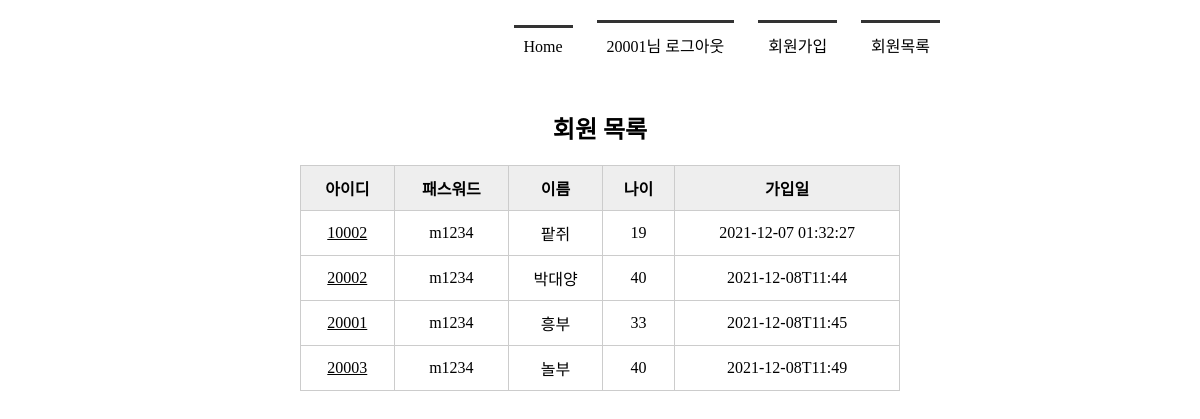
Screenshot of /memberlist/ (signed in) with the database file from the repository.
### tables this page shows
CREATE TABLE member(
    mid         CHAR(5)         PRIMARY KEY,           
    passwd      CHAR(8)         NOT NULL,
    name        TEXT            NOT NULL,
    age         INTEGER,
    regDate     DATETIME DEFAULT CURRENT_TIMESTAMP
          );

### app.py (the view)
@app.route('/memberlist/')
def memberlist():
    conn = getconn()
    cur = conn.cursor()
    sql = "SELECT * FROM member"
    cur.execute(sql)
    rs = cur.fetchall()     #db에서 가져온 데이터
    conn.close()
    if 'userID' in session:     #session에 userID가 존재하면
        ssid = session.get('userID')    #session을 가져옴
        return render_template('memberlist.html', ssid=ssid, rs = rs)
    else:
        return render_template('memberlist.html', rs=rs)    #받은 db를 다시 html로 보냄

### app.py (called while the page is built)
def getconn():
    conn = sqlite3.connect('./memberdb.db')
    return conn

### templates/memberlist.html (shortened to what this page needs)
<!DOCTYPE html>
<html lang="en">
<head>
    <link rel = "stylesheet" href="{{ url_for('static', filename='css/style.css') }}">
</head>
<body>
    <div id ="container">
        {% include 'navbar.html' %}
        <section>
            <h1>회원 목록</h1>
            <table>
                <tr>
                    <th>아이디</th>
                    <th>패스워드</th>
                    <th>이름</th>
                    <th>나이</th>
                    <th>가입일</th>
                </tr>
                {% for i in rs %}
                <tr>
                    <td><a href = "{{ url_for('member_view', id = i[0]) }}">{{ i[0] }}</a></td>
                    <td>{{ i[1] }}</td>
                    <td>{{ i[2] }}</td>
                    <td>{{ i[3] }}</td>
                    <td>{{ i[4] }}</td>
                </tr>
                {% endfor %}
            </table>
        </section>
    </div>
</body>
</html>

### static/css/style.css (style rules this page uses)
* { margin: 0; padding:0; }
#container { width: 1000px; margin: 10px auto; }
section { text-align: center; }
section table { width : 600px; border-collapse: collapse; }
section h1 { margin-bottom: 20px; }
section table, th, td { border: 1px solid #ccc; margin: 0 auto; padding: 10px; }
section table th { background-color: #eee }
section table a { color: black }

### rows the page displays
member: mid "10002", passwd "m1234", name "팥쥐", age "19", regDate "2021-12-07 01:32:27"
member: mid "20002", passwd "m1234", name "박대양", age "40", regDate "2021-12-08T11:44"
member: mid "20001", passwd "m1234", name "흥부", age "33", regDate "2021-12-08T11:45"
member: mid "20003", passwd "m1234", name "놀부", age "40", regDate "2021-12-08T11:49"

### other values shown
{{ ssid }} "20001"
